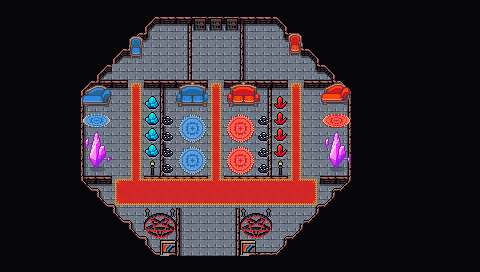

A 2D game scene composited from a Tiled map and its tileset images. What follows is a short description and the map's XML, with each tile layer's data collapsed to a summary:
An orthogonal 30x17 tile map with 16x16 px tiles, 4 tile layers (SubBackGround, Background, Walls, Clutter), 4 tilesets and 20 objects (2x dialog).

<map version="1.10" tiledversion="1.11.2" orientation="orthogonal" renderorder="right-down" width="30" height="17" tilewidth="16" tileheight="16" infinite="0" nextlayerid="8" nextobjectid="125">
 <editorsettings>
  <export target="wastetown..tmx" format="tmx" />
 </editorsettings>
 <properties>
  <property name="dungeonEffect" value="{&quot;startBattleWithCard&quot;: [ &quot;Xander's Lounge&quot; ]}" />
 </properties>
 <tileset firstgid="1" source="../../../../common/maps/tileset/main.tsx" />
 <tileset firstgid="10113" source="../../../../common/maps/tileset/buildings.tsx" />
 <tileset firstgid="11905" source="../../../../common/maps/tileset/main-nocollide.tsx" />
 <tileset firstgid="22017" source="../../../../common/maps/tileset/dungeon/dungeon_bis.tsx" />
 <layer id="7" name="SubBackGround" width="30" height="17">
  <data>[510 cells, 62 non-empty, 2 distinct tile ids]</data>
 </layer>
 <layer id="1" name="Background" width="30" height="17">
  <data>[510 cells, 501 non-empty, 10 distinct tile ids]</data>
 </layer>
 <layer id="2" name="Walls" width="30" height="17">
  <data>[510 cells, 413 non-empty, 19 distinct tile ids]</data>
 </layer>
 <layer id="3" name="Clutter" width="30" height="17">
  <properties>
   <property name="spriteLayer" type="bool" value="true" />
  </properties>
  <data>[510 cells, 142 non-empty, 65 distinct tile ids]</data>
 </layer>
 <objectgroup id="4" name="Objects">
  <object id="69" template="../../../../common/maps/obj/enemy.tx" x="127.367" y="80.9333" width="16.6667" height="16">
   <properties>
    <property name="enemy" value="Anhelo" />
   </properties>
  </object>
  <object id="72" template="../../../../common/maps/obj/enemy.tx" x="207.984" y="116.131">
   <properties>
    <property name="effect" value="{&quot;startBattleWithCard&quot;: [&quot;Maestros Initiate|SNC&quot;, &quot;Mestros Ascendancy|SNC&quot;]}" />
    <property name="enemy" value="Xander" />
    <property name="threatRange" type="int" value="0" />
   </properties>
  </object>
  <object id="73" template="../../../../common/maps/obj/enemy.tx" x="286.784" y="80.4097">
   <properties>
    <property name="enemy" value="Ob Nixilis" />
    <property name="threatRange" type="int" value="0" />
   </properties>
  </object>
  <object id="105" template="../../../../common/maps/obj/entry_up.tx" x="178.53" y="262.394" width="59.3333" height="16">
   <properties>
    <property name="teleport" value="" />
   </properties>
  </object>
  <object id="106" template="../../../../common/maps/obj/enemy.tx" x="295" y="185.667">
   <properties>
    <property name="enemy" value="Cormela" />
    <property name="threatRange" type="int" value="0" />
   </properties>
  </object>
  <object id="107" template="../../../../common/maps/obj/enemy.tx" x="119.667" y="185">
   <properties>
    <property name="enemy" value="Evelyn" />
    <property name="threatRange" type="int" value="0" />
    <property name="waypoints" value="" />
   </properties>
  </object>
  <object id="108" template="../../obj/treasure.tx" x="194.333" y="52.6666">
   <properties>
    <property name="reward">[
  {
    "editions": [ "SNC" ],
    "type": "card",
    "count": 11,
    "colors": [ "blue", "black", "red" ],
    "rarity": [ "common" ]
  },
  {
    "editions": [ "SNC" ],
    "type": "card",
    "count": 3,
    "colors": [ "blue", "black", "red" ],
    "rarity": [ "uncommon" ]
  },
  {
    "editions": [ "SNC" ],
    "type": "card",
    "count": 1,
    "colors": [ "blue", "black", "red" ],
    "colorType": "MultiColor",
    "rarity": [ "rare", "mythic rare" ]
  }
]
</property>
   </properties>
  </object>
  <object id="109" template="../../../../common/maps/obj/scroll.tx" x="207" y="74">
   <properties>
    <property name="reward" value="[ { &quot;type&quot;: &quot;card&quot;, &quot;cardName&quot;: &quot;Xander's Lounge&quot;, &quot;editions&quot;: [ &quot;snc&quot; ], &quot;count&quot;: 1 } ]" />
   </properties>
  </object>
  <object id="110" template="../../../../common/maps/obj/scroll.tx" x="249" y="74">
   <properties>
    <property name="reward" value="[ { &quot;type&quot;: &quot;card&quot;, &quot;cardName&quot;: &quot;crumbling necropolis&quot;, &quot;editions&quot;: [ &quot;ncc&quot; ], &quot;count&quot;: 1 } ]" />
   </properties>
  </object>
  <object id="111" name="switch" type="dialog" gid="4426" x="159.334" y="37" width="16" height="16">
   <properties>
    <property name="dialog">[
  { 
    "text":"A big switch is embedded into the wall.", 
    "options":[ 
	{ 
		"text":"You hear some loud sounds from the center.",
		"action":[{"deleteMapObject":-1},{"advanceMapFlag":"gate"}],
		"name":"Flip the switch" 
			"options":[{
			"condition":[{"getMapFlag":{"key":"gate","op":"&gt;=","val":2}}],
			"action":[{"deleteMapObject":114}, {"deleteMapObject":119}],
			"name":"Continue" }]
	},
	{ "name":"Leave" } 	
	] 
	} 
]</property>
   </properties>
  </object>
  <object id="112" name="switch" type="dialog" gid="4426" x="253" y="36.6666" width="16" height="16">
   <properties>
    <property name="dialog">[
  { 
    "text":"A big switch is embedded into the wall.", 
    "options":[ 
	{ 
		"text":"You hear some loud sounds from the center.",
		"action":[{"deleteMapObject":-1},{"advanceMapFlag":"gate"}],
		"name":"Flip the switch" 
			"options":[{
			"condition":[{"getMapFlag":{"key":"gate","op":"&gt;=","val":2}}],
			"action":[{"deleteMapObject":114}, {"deleteMapObject":119}],
			"name":"Continue" }]
	},
	{ "name":"Leave" } 	
	] 
	} 
]</property>
   </properties>
  </object>
  <object id="113" template="../../../../common/maps/obj/manashards.tx" x="110.334" y="136" />
  <object id="114" template="../../../../common/maps/obj/gate.tx" x="207.333" y="191">
   <properties>
    <property name="dialog">[{
    "text":"A gate is blocking the path. It looks like it is opened from elsewhere.",
    "options":[
    { "name":"Continue" } 
    ]
}]</property>
   </properties>
  </object>
  <object id="115" template="../../../../common/maps/obj/dialog.tx" x="170.333" y="211.25" width="74" height="15.5" visible="1">
   <properties>
    <property name="dialog">[
{
   "text": "A decadent lounge can be seen before you, soft jazz giving the place a smooth ambiance. Shadowed faces can be seen chatting in the distance, their eyes subtly turned towards you as you enter.",
   "options": [{
      "name": "(Continue)", "action": [{"deleteMapObject":-1}]}]
}
]</property>
   </properties>
  </object>
  <object id="116" template="../../../../common/maps/obj/dialog.tx" x="162" y="141.917" width="106" height="15.5" visible="1">
   <properties>
    <property name="dialog">[
{
   "text": "A demonic vampire wearing a luxurious fur coat stands before you, a glass of glowing liquor in his hand.
'How far the Maestros have fallen, that someone can just waltz into our headquarters and make such a mess. Well, you've come this far. Let's see if you can take down the big boss.'",
   "options": [{
      "name": "(Continue)", "action": [{"deleteMapObject":-1}]}]
}
]</property>
   </properties>
  </object>
  <object id="117" template="../../../../common/maps/obj/gold.tx" x="191.667" y="73.6667" />
  <object id="118" template="../../../../common/maps/obj/gold.tx" x="223.333" y="73.3333" />
  <object id="121" template="../../../../common/maps/obj/gold.tx" x="304.667" y="128.667" />
  <object id="122" template="../../../../common/maps/obj/scroll.tx" x="164.667" y="71.3333">
   <properties>
    <property name="reward" value="[ { &quot;type&quot;: &quot;card&quot;, &quot;cardName&quot;: &quot;maestros charm&quot;, &quot;editions&quot;: [ &quot;snc&quot; ], &quot;count&quot;: 1 } ]" />
   </properties>
  </object>
  </objectgroup>
</map>
<!-- 1 of 20 objects omitted -->
